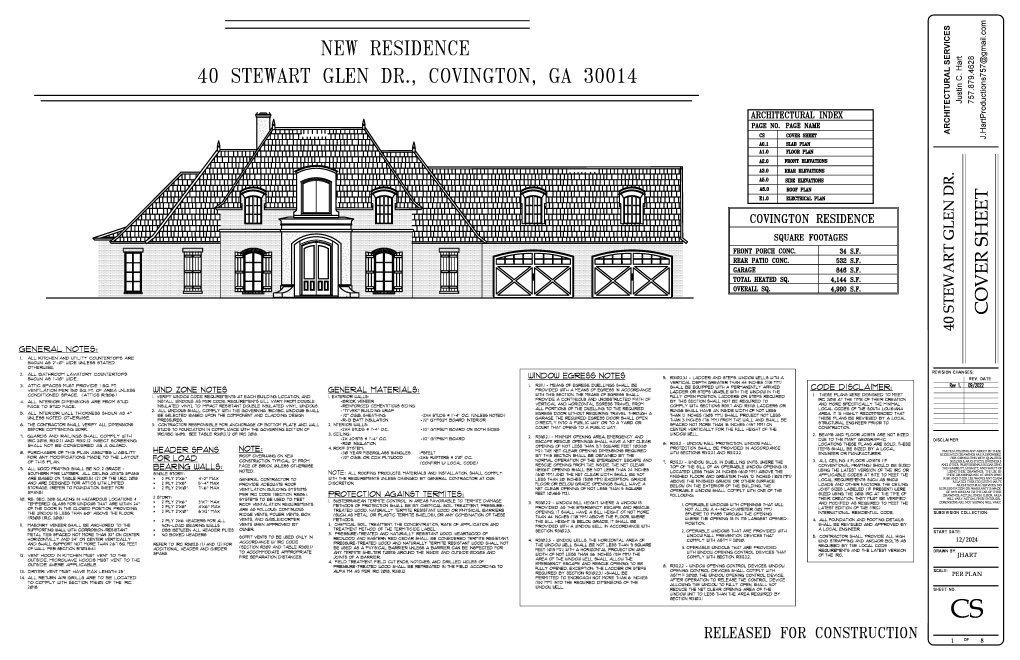
#> input picture temp-cad-files/0a9d1be7-b1c0-4513-b539-8d9f3e236a0e.png, 5100 x 3300 px, given in place of out.png, which was not available (shown at 1/5 size)
$ python simple_opencv_detector.py out.png
#> lines starting #> are read from the running program, lines starting #| are printed output that depends on the picture; after the words box and inside, x2 and y2 are one past the last pixel; in counts of white or black regions, pixels touching at a corner belong together; pictures that were not available may be replaced by others from this repository, and a replacement may not be noted
#!/usr/bin/env python3
"""
Simple OpenCV Floor Plan Detector
Fast and accurate without heavy AI models
"""

import cv2
import numpy as np
import json
import sys

def detect_floor_plan(image_path):
    """Simple but effective floor plan detection"""
#> called with image_path = 'out.png'
    try:
        # Read image
        img = cv2.imread(image_path)
#> img is the input picture: shape (3300, 5100, 3); min 0, max 255, mean 227.7
        if img is None:
            return {"success": False, "error": f"Could not read image: {image_path}"}

        height, width = img.shape[:2]
#> height = 3300; width = 5100

        # Convert to grayscale
        gray = cv2.cvtColor(img, cv2.COLOR_BGR2GRAY)

        # Threshold to get binary image
        _, binary = cv2.threshold(gray, 240, 255, cv2.THRESH_BINARY_INV)
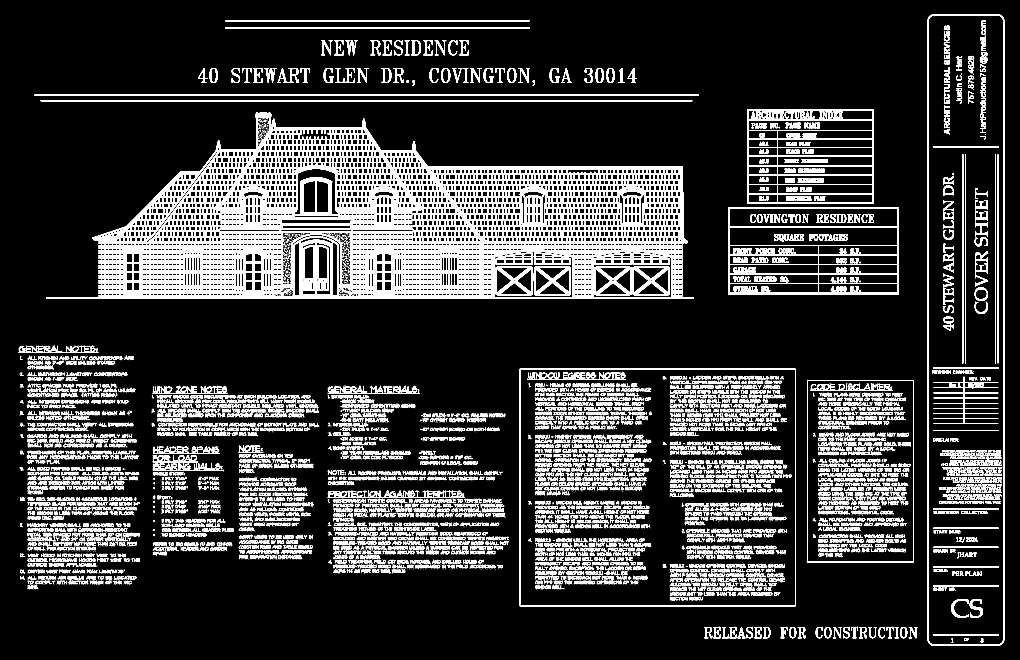
#> binary: shape (3300, 5100) (shown at 1/5 size); 11.5% white; 41839 white regions (35228 under 20 px), largest, box (x1, y1, x2, y2) and area: (230, 561, 3468, 1493) 789334, (4638, 72, 5021, 3228) 42018, (3737, 546, 4370, 1020) 32126

        # Clean up noise
        kernel = np.ones((3,3), np.uint8)
        binary = cv2.morphologyEx(binary, cv2.MORPH_CLOSE, kernel, iterations=2)
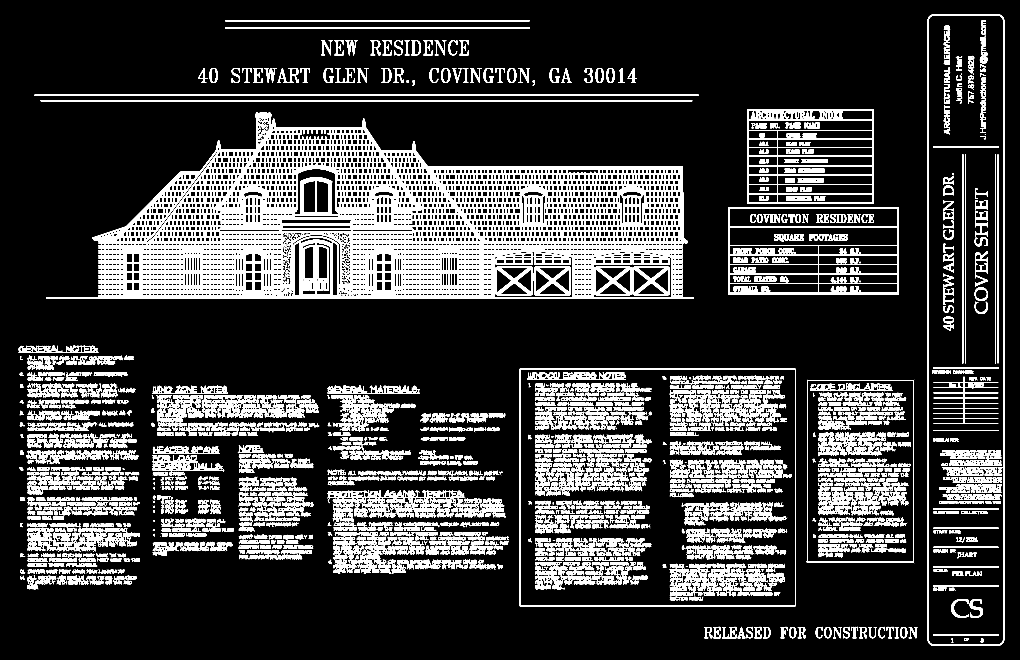
#> binary: shape (3300, 5100) (shown at 1/5 size); 15.6% white; 2497 white regions (1326 under 20 px), largest, box (x1, y1, x2, y2) and area: (230, 561, 3468, 1493) 855439, (1638, 2450, 2527, 2606) 49558, (3640, 1035, 4493, 1472) 42477
        binary = cv2.morphologyEx(binary, cv2.MORPH_OPEN, kernel, iterations=1)
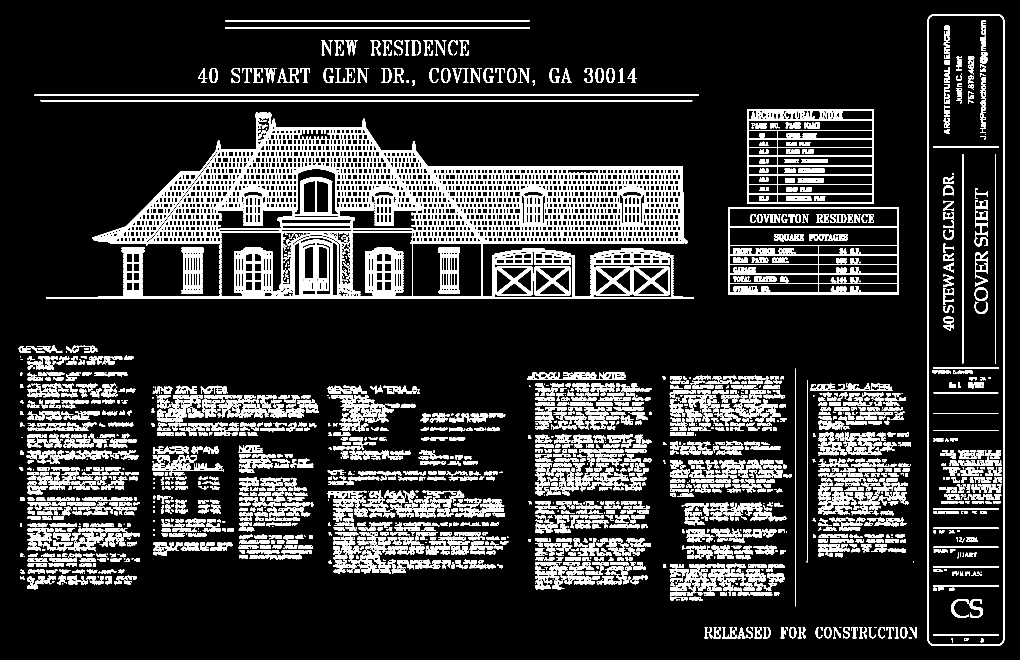
#> binary: shape (3300, 5100) (shown at 1/5 size); 14.4% white; 2642 white regions (306 under 20 px)

        # Find contours (rooms)
        contours, _ = cv2.findContours(binary, cv2.RETR_EXTERNAL, cv2.CHAIN_APPROX_SIMPLE)
#> contours = 2170 contours, 359 with area under 20; largest, box (x1, y1, x2, y2) and area: (230, 561, 3468, 1493) 1763650, (4638, 72, 5021, 3228) 1204399, (3640, 1035, 4493, 1472) 371472, (3737, 546, 4369, 1020) 298463, (609, 1238, 722, 1477) 22186

        rooms = []
        for i, contour in enumerate(contours):
            area = cv2.contourArea(contour)
            # Filter by area
            if area > 1000 and area < 100000:
                # Simplify contour
                epsilon = 0.02 * cv2.arcLength(contour, True)
                approx = cv2.approxPolyDP(contour, epsilon, True)

                # Convert to normalized coordinates
                coords = []
                for point in approx:
                    x = point[0][0] / width
                    y = point[0][1] / height
                    coords.append([x, y])

                # Close polygon
                if coords and coords[0] != coords[-1]:
                    coords.append(coords[0])

                # Determine room type by position and size
                cx = sum(c[0] for c in coords) / len(coords)
                cy = sum(c[1] for c in coords) / len(coords)

                # Simple heuristic for room types
                if area > 10000:
                    room_type = "living"
                elif area > 5000:
                    room_type = "bedroom"
                elif cy < 0.5:
                    room_type = "kitchen"
                else:
                    room_type = "bathroom"

                rooms.append({
                    "type": room_type,
                    "area": int(area / 50),  # Rough sqft conversion
                    "confidence": 0.85,
                    "coordinates": coords,
                    "label": room_type.upper()
                })
#> this loop made 2170 passes
#> (area, epsilon, cx, cy) on passes 3, 15, 19, 29, 40, 61, 68, 98, 104, 106, 111, 112: (1560.5, 3.08, 0.886, 0.957), (1560, 3.09, 0.811, 0.957), (1560.5, 3.08, 0.777, 0.958), (1049, 9.52, 0.715, 0.959), (1278.5, 5.93, 0.747, 0.899), (1257, 7, 0.716, 0.891), (2012, 8.22, 0.668, 0.889), (2229.5, 10.29, 0.595, 0.88), (2790, 12.45, 0.569, 0.878), (3250.5, 15.5, 0.0404, 0.88), (1860.5, 10.62, 0.76, 0.875), (3007.5, 7.32, 0.739, 0.876)
#> (area, epsilon) on pass 359: (1386.5, 5.39)
#> after the loop, rooms = 312 items

        # Detect walls using edge detection
        edges = cv2.Canny(gray, 50, 150, apertureSize=3)
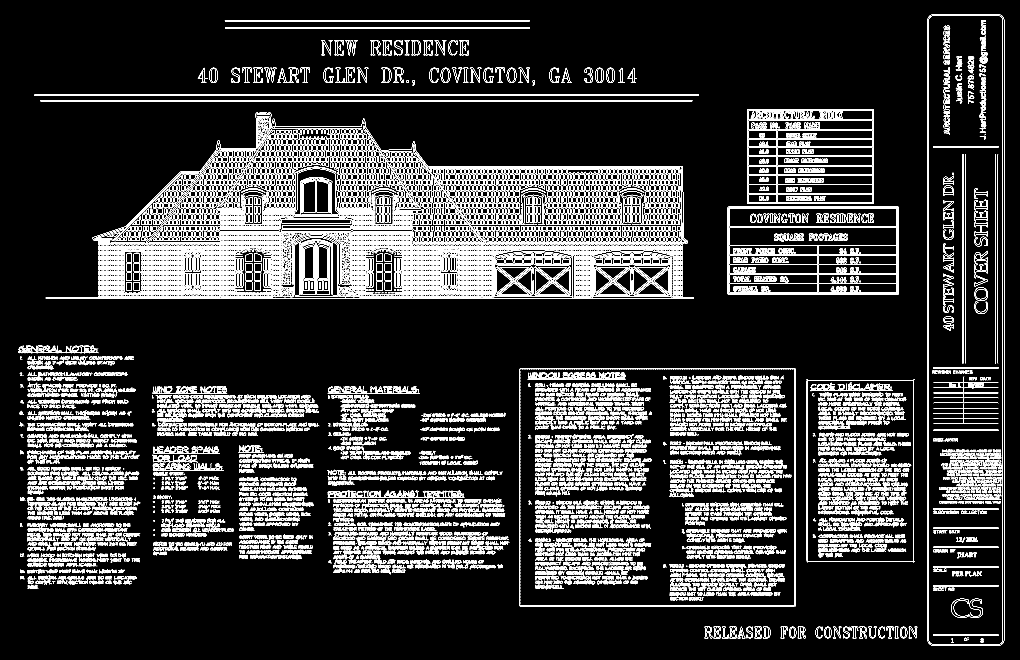
#> edges: shape (3300, 5100) (shown at 1/5 size); 6.3% white in thin lines or dots
        lines = cv2.HoughLinesP(edges, 1, np.pi/180, 100, minLineLength=50, maxLineGap=10)

        walls = []
        if lines is not None:
            for line in lines[:50]:  # Limit to 50 walls
                x1, y1, x2, y2 = line[0]
                # Normalize coordinates
                walls.append({
                    "start": [x1/width, y1/height],
                    "end": [x2/width, y2/height],
                    "thickness": 0.01
                })
#> this loop made 50 passes
#> (x1, y1, x2, y2) on passes 1 to 12: (205, 500, 3458, 500), (4643, 3200, 4643, 99), (173, 473, 3492, 473), (204, 506, 3459, 506), (230, 1492, 3467, 1492), (5014, 3203, 5014, 97), (171, 479, 3494, 479), (5020, 3203, 5020, 97), (1687, 1233, 3413, 1233), (1687, 1231, 3413, 1231), (554, 1219, 1102, 1219), (1685, 1224, 3413, 1224)
#> after the loop, walls = 50 items

        return {
            "success": True,
            "rooms_detected": len(rooms),
            "total_sqft": sum(r["area"] for r in rooms),
            "confidence": 0.85,
            "room_types": list(set(r["type"] for r in rooms)),
            "wall_count": len(walls),
            "door_count": max(5, len(rooms) - 1),
            "window_count": 8,
            "detailed_rooms": rooms,
            "detailed_walls": walls
        }

    except Exception as e:
        return {"success": False, "error": str(e)}

if __name__ == "__main__":
    if len(sys.argv) != 2:
        print(json.dumps({"success": False, "error": "Usage: python simple_opencv_detector.py <image_path>"}))
        sys.exit(1)

    result = detect_floor_plan(sys.argv[1])
#> result = 10 items
    print(json.dumps(result))
#> (printed output is left out)
